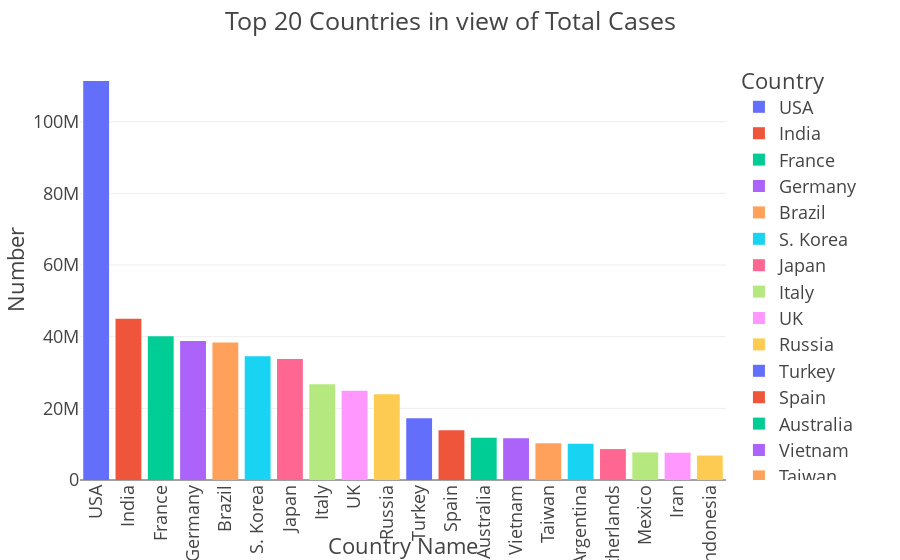

The notebook cell saved with this chart:
### Code cell
#Top 20 Countries in view of Total Cases
fig = px.bar(df.head(20), x='Country', y='Total Cases', color='Country')
fig.update_layout(template='presentation')
# Alternative way for doing background dark
#fig.update_layout(plot_bgcolor = "black")
fig.update_layout(title="Top 20 Countries in view of Total Cases",
                 xaxis_title= "Country Name",
                 yaxis_title= "Number")
fig.update_xaxes(tickangle=270)
fig.show()

### Figure 1 — Plotly figure (JSON) as saved in the notebook; plotly's stock layout.template omitted (floating-point values rounded to 4 significant figures)
{"data": [{"alignmentgroup": "True", "hovertemplate": "Country=%{x}<br>Total Cases=%{y}<extra></extra>", "legendgroup": "USA", "marker": {"color": "#636efa", "pattern": {"shape": ""}}, "name": "USA", "offsetgroup": "USA", "orientation": "v", "showlegend": true, "textposition": "auto", "type": "bar", "x": ["USA"], "xaxis": "x", "y": [111367209], "yaxis": "y"}, {"alignmentgroup": "True", "hovertemplate": "Country=%{x}<br>Total Cases=%{y}<extra></extra>", "legendgroup": "India", "marker": {"color": "#EF553B", "pattern": {"shape": ""}}, "name": "India", "offsetgroup": "India", "orientation": "v", "showlegend": true, "textposition": "auto", "type": "bar", "x": ["India"], "xaxis": "x", "y": [45028429], "yaxis": "y"}, {"alignmentgroup": "True", "hovertemplate": "Country=%{x}<br>Total Cases=%{y}<extra></extra>", "legendgroup": "France", "marker": {"color": "#00cc96", "pattern": {"shape": ""}}, "name": "France", "offsetgroup": "France", "orientation": "v", "showlegend": true, "textposition": "auto", "type": "bar", "x": ["France"], "xaxis": "x", "y": [40138560], "yaxis": "y"}, {"alignmentgroup": "True", "hovertemplate": "Country=%{x}<br>Total Cases=%{y}<extra></extra>", "legendgroup": "Germany", "marker": {"color": "#ab63fa", "pattern": {"shape": ""}}, "name": "Germany", "offsetgroup": "Germany", "orientation": "v", "showlegend": true, "textposition": "auto", "type": "bar", "x": ["Germany"], "xaxis": "x", "y": [38819284], "yaxis": "y"}, {"alignmentgroup": "True", "hovertemplate": "Country=%{x}<br>Total Cases=%{y}<extra></extra>", "legendgroup": "Brazil", "marker": {"color": "#FFA15A", "pattern": {"shape": ""}}, "name": "Brazil", "offsetgroup": "Brazil", "orientation": "v", "showlegend": true, "textposition": "auto", "type": "bar", "x": ["Brazil"], "xaxis": "x", "y": [38407327], "yaxis": "y"}, {"alignmentgroup": "True", "hovertemplate": "Country=%{x}<br>Total Cases=%{y}<extra></extra>", "legendgroup": "S. Korea", "marker": {"color": "#19d3f3", "pattern": {"shape": ""}}, "name": "S. Korea", "offsetgroup": "S. Korea", "orientation": "v", "showlegend": true, "textposition": "auto", "type": "bar", "x": ["S. Korea"], "xaxis": "x", "y": [34571873], "yaxis": "y"}, {"alignmentgroup": "True", "hovertemplate": "Country=%{x}<br>Total Cases=%{y}<extra></extra>", "legendgroup": "Japan", "marker": {"color": "#FF6692", "pattern": {"shape": ""}}, "name": "Japan", "offsetgroup": "Japan", "orientation": "v", "showlegend": true, "textposition": "auto", "type": "bar", "x": ["Japan"], "xaxis": "x", "y": [33803572], "yaxis": "y"}, {"alignmentgroup": "True", "hovertemplate": "Country=%{x}<br>Total Cases=%{y}<extra></extra>", "legendgroup": "Italy", "marker": {"color": "#B6E880", "pattern": {"shape": ""}}, "name": "Italy", "offsetgroup": "Italy", "orientation": "v", "showlegend": true, "textposition": "auto", "type": "bar", "x": ["Italy"], "xaxis": "x", "y": [26716804], "yaxis": "y"}, {"alignmentgroup": "True", "hovertemplate": "Country=%{x}<br>Total Cases=%{y}<extra></extra>", "legendgroup": "UK", "marker": {"color": "#FF97FF", "pattern": {"shape": ""}}, "name": "UK", "offsetgroup": "UK", "orientation": "v", "showlegend": true, "textposition": "auto", "type": "bar", "x": ["UK"], "xaxis": "x", "y": [24898914], "yaxis": "y"}, {"alignmentgroup": "True", "hovertemplate": "Country=%{x}<br>Total Cases=%{y}<extra></extra>", "legendgroup": "Russia", "marker": {"color": "#FECB52", "pattern": {"shape": ""}}, "name": "Russia", "offsetgroup": "Russia", "orientation": "v", "showlegend": true, "textposition": "auto", "type": "bar", "x": ["Russia"], "xaxis": "x", "y": [23957146], "yaxis": "y"}, {"alignmentgroup": "True", "hovertemplate": "Country=%{x}<br>Total Cases=%{y}<extra></extra>", "legendgroup": "Turkey", "marker": {"color": "#636efa", "pattern": {"shape": ""}}, "name": "Turkey", "offsetgroup": "Turkey", "orientation": "v", "showlegend": true, "textposition": "auto", "type": "bar", "x": ["Turkey"], "xaxis": "x", "y": [17232066], "yaxis": "y"}, {"alignmentgroup": "True", "hovertemplate": "Country=%{x}<br>Total Cases=%{y}<extra></extra>", "legendgroup": "Spain", "marker": {"color": "#EF553B", "pattern": {"shape": ""}}, "name": "Spain", "offsetgroup": "Spain", "orientation": "v", "showlegend": true, "textposition": "auto", "type": "bar", "x": ["Spain"], "xaxis": "x", "y": [13914811], "yaxis": "y"}, {"alignmentgroup": "True", "hovertemplate": "Country=%{x}<br>Total Cases=%{y}<extra></extra>", "legendgroup": "Australia", "marker": {"color": "#00cc96", "pattern": {"shape": ""}}, "name": "Australia", "offsetgroup": "Australia", "orientation": "v", "showlegend": true, "textposition": "auto", "type": "bar", "x": ["Australia"], "xaxis": "x", "y": [11812730], "yaxis": "y"}, {"alignmentgroup": "True", "hovertemplate": "Country=%{x}<br>Total Cases=%{y}<extra></extra>", "legendgroup": "Vietnam", "marker": {"color": "#ab63fa", "pattern": {"shape": ""}}, "name": "Vietnam", "offsetgroup": "Vietnam", "orientation": "v", "showlegend": true, "textposition": "auto", "type": "bar", "x": ["Vietnam"], "xaxis": "x", "y": [11624114], "yaxis": "y"}, {"alignmentgroup": "True", "hovertemplate": "Country=%{x}<br>Total Cases=%{y}<extra></extra>", "legendgroup": "Taiwan", "marker": {"color": "#FFA15A", "pattern": {"shape": ""}}, "name": "Taiwan", "offsetgroup": "Taiwan", "orientation": "v", "showlegend": true, "textposition": "auto", "type": "bar", "x": ["Taiwan"], "xaxis": "x", "y": [10241523], "yaxis": "y"}, {"alignmentgroup": "True", "hovertemplate": "Country=%{x}<br>Total Cases=%{y}<extra></extra>", "legendgroup": "Argentina", "marker": {"color": "#19d3f3", "pattern": {"shape": ""}}, "name": "Argentina", "offsetgroup": "Argentina", "orientation": "v", "showlegend": true, "textposition": "auto", "type": "bar", "x": ["Argentina"], "xaxis": "x", "y": [10094643], "yaxis": "y"}, {"alignmentgroup": "True", "hovertemplate": "Country=%{x}<br>Total Cases=%{y}<extra></extra>", "legendgroup": "Netherlands", "marker": {"color": "#FF6692", "pattern": {"shape": ""}}, "name": "Netherlands", "offsetgroup": "Netherlands", "orientation": "v", "showlegend": true, "textposition": "auto", "type": "bar", "x": ["Netherlands"], "xaxis": "x", "y": [8634340], "yaxis": "y"}, {"alignmentgroup": "True", "hovertemplate": "Country=%{x}<br>Total Cases=%{y}<extra></extra>", "legendgroup": "Mexico", "marker": {"color": "#B6E880", "pattern": {"shape": ""}}, "name": "Mexico", "offsetgroup": "Mexico", "orientation": "v", "showlegend": true, "textposition": "auto", "type": "bar", "x": ["Mexico"], "xaxis": "x", "y": [7702809], "yaxis": "y"}, {"alignmentgroup": "True", "hovertemplate": "Country=%{x}<br>Total Cases=%{y}<extra></extra>", "legendgroup": "Iran", "marker": {"color": "#FF97FF", "pattern": {"shape": ""}}, "name": "Iran", "offsetgroup": "Iran", "orientation": "v", "showlegend": true, "textposition": "auto", "type": "bar", "x": ["Iran"], "xaxis": "x", "y": [7626527], "yaxis": "y"}, {"alignmentgroup": "True", "hovertemplate": "Country=%{x}<br>Total Cases=%{y}<extra></extra>", "legendgroup": "Indonesia", "marker": {"color": "#FECB52", "pattern": {"shape": ""}}, "name": "Indonesia", "offsetgroup": "Indonesia", "orientation": "v", "showlegend": true, "textposition": "auto", "type": "bar", "x": ["Indonesia"], "xaxis": "x", "y": [6828605], "yaxis": "y"}], "layout": {"barmode": "relative", "legend": {"title": {"text": "Country"}, "tracegroupgap": 0}, "margin": {"t": 60}, "title": {"text": "Top 20 Countries in view of Total Cases"}, "xaxis": {"anchor": "y", "categoryarray": ["USA", "India", "France", "Germany", "Brazil", "S. Korea", "Japan", "Italy", "UK", "Russia", "Turkey", "Spain", "Australia", "Vietnam", "Taiwan", "Argentina", "Netherlands", "Mexico", "Iran", "Indonesia"], "categoryorder": "array", "domain": [0, 1], "tickangle": -90, "title": {"text": "Country Name"}}, "yaxis": {"anchor": "x", "domain": [0, 1], "title": {"text": "Number"}}}}
